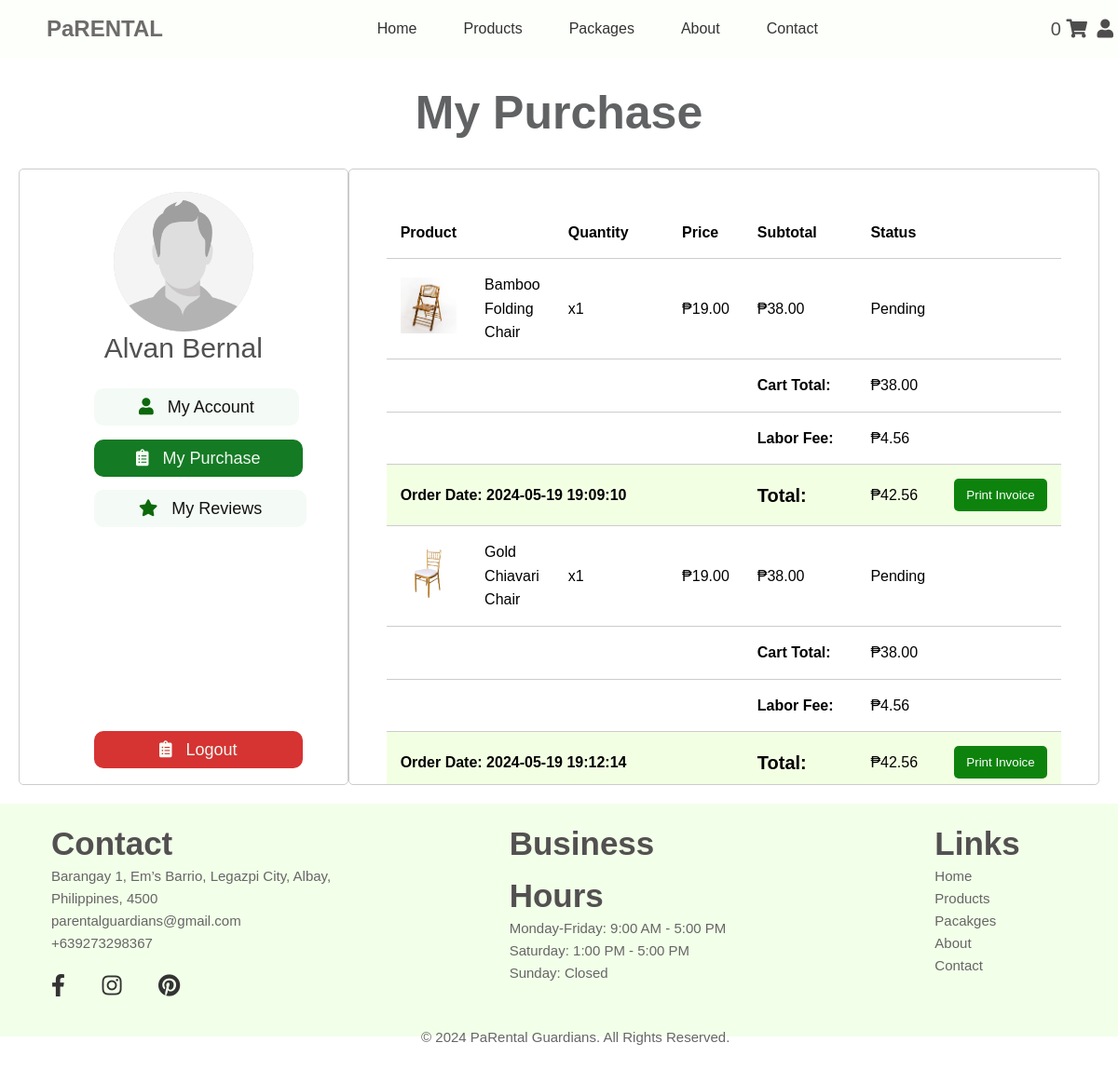
The page /login/purchase.php (signed in) on the database its author committed.
### tables this page shows
CREATE TABLE `users` (
  `id` int(11) NOT NULL,
  `full_name` varchar(100) DEFAULT NULL,
  `phone_number` varchar(20) DEFAULT NULL,
  `address` varchar(255) DEFAULT NULL,
  `email` varchar(100) DEFAULT NULL,
  `password` varchar(250) DEFAULT NULL,
  `image` varchar(100) DEFAULT 'profile.jpg',
  `username` varchar(100) DEFAULT NULL,
  `gender` varchar(50) DEFAULT NULL,
  `birthday` date DEFAULT NULL,
  `password_salt` varchar(255) NOT NULL
);

CREATE TABLE `order_item` (
  `id` int(11) NOT NULL,
  `order_id` int(11) DEFAULT NULL,
  `product_id` int(11) DEFAULT NULL,
  `quantity` int(11) DEFAULT NULL,
  `start_date` date DEFAULT NULL,
  `end_date` date DEFAULT NULL,
  `status` varchar(20) DEFAULT 'Pending',
  `subtotal` decimal(10,2) NOT NULL
);

CREATE TABLE `products` (
  `id` int(11) NOT NULL,
  `name` varchar(100) DEFAULT NULL,
  `category_id` int(11) DEFAULT NULL,
  `price` decimal(10,0) NOT NULL,
  `color` varchar(250) DEFAULT NULL,
  `material` varchar(50) DEFAULT NULL,
  `dimension` varchar(50) DEFAULT NULL,
  `stock` int(11) DEFAULT NULL,
  `reserve` int(11) NOT NULL DEFAULT 0,
  `used` int(11) NOT NULL DEFAULT 0,
  `image` varchar(50) DEFAULT NULL,
  `counter` int(11) NOT NULL DEFAULT 0,
  `total_ratings` int(11) NOT NULL DEFAULT 0
);

CREATE TABLE `orders` (
  `id` int(11) NOT NULL,
  `user_id` int(11) DEFAULT NULL,
  `date` datetime DEFAULT NULL,
  `address` varchar(255) DEFAULT NULL,
  `payment` varchar(50) DEFAULT NULL,
  `price` decimal(10,2) DEFAULT NULL,
  `name` varchar(255) DEFAULT NULL,
  `note` varchar(255) DEFAULT NULL,
  `phone` varchar(20) DEFAULT NULL,
  `email` varchar(255) DEFAULT NULL,
  `confirmation` text NOT NULL DEFAULT 'Unsettled'
);

### login/purchase.php (the view, shortened to what this page needs)
<?php
include "../components/db_connect.php";
if (isset($_SESSION['id'])) {
  $userId = $_SESSION['id'];
  $query = "SELECT * FROM users WHERE id = $userId";
  $result = mysqli_query($conn, $query);
  if ($result && mysqli_num_rows($result) > 0) {
      $row = mysqli_fetch_assoc($result);
      $fullName = $row['full_name'];
      $picture = $row['image'];
  }
  $orderItemsQuery = "
    SELECT
      orders.id AS order_id,
      orders.date AS order_date,
      products.image AS product_image,
      products.name AS product_name,
      products.price AS product_price,
      order_item.quantity AS order_quantity,
      order_item.start_date AS start_date,
      order_item.end_date AS end_date,
      order_item.status AS order_status,
      order_item.subtotal AS subtotal
    FROM
      orders
    JOIN
      order_item ON orders.id = order_item.order_id
    JOIN
      products ON order_item.product_id = products.id
    WHERE
      orders.user_id = $userId
    ORDER BY
      orders.id ASC
  ";
  $orderItemsResult = mysqli_query($conn, $orderItemsQuery);
?>
<!DOCTYPE html>
<html lang="en">
<head>
    <link rel="stylesheet" href="../css/purchase.css" />
    <link
      rel="stylesheet"
      href="https://cdnjs.cloudflare.com/ajax/libs/font-awesome/5.15.4/css/all.min.css"
    />
</head>
<body>
  <?php require '../components/header1.php'; ?>
    <main>
        <div class="banner"><br>
          <h2>My Purchase</h2>
        </div>
        <div class="container">
          <div class="userprofile">
            <div class="avatar">
                <label for="avatar-upload">
                  <img src="../images/users/<?php echo $picture; ?>" alt="Avatar" id="avatar-image" />
                </label>
            </div>
            <br><br><br><br><br>
            <label class="avatarname"><?php echo $fullName; ?></label>
            <br>
            <a class="accountbutton" href="user_profile.php"><i class="fas fa-solid fa-user" ></i> My Account</a><br><br>
            <a class="purchasebutton" href="purchase.php"><i class="fas fa-solid fas fa-clipboard-list"></i> My Purchase</a><br><br>
             <a class="accountbutton" href="reviews.php"><i class="fas fa-regular fa-star"></i> My Reviews</a><br><br><br><br><br><br><br><br><br><br>
            <a class="logoutbutton" href="../index.php"><i class="fas fa-solid fas fa-clipboard-list"></i> Logout</a>
          </div>
          <div class="contact-form scrollable-table">
            <table>
            <thead>
              <tr>
                <th>Product</th>
                <th></th>
                <th>Quantity</th>
                <th>Price</th>
                <th>Subtotal</th>
                <th>Status</th>
                <th></th>
              </tr>
            </thead>
            <tbody>
              <?php
              $total = 0;
              $currentOrderId = null;
              if ($orderItemsResult && mysqli_num_rows($orderItemsResult) > 0) {
                  while ($itemRow = mysqli_fetch_assoc($orderItemsResult)) {
                      if ($itemRow['order_status'] == 'Pending' || $itemRow['order_status'] == 'Processing') {
                          if ($currentOrderId != $itemRow['order_id']) {
                              if ($currentOrderId !== null) {
                                  $laborFee = $total * 0.12;
                                  $overall_total = $total + $laborFee;
                                  echo "
                                  <tr>
                                    <td colspan='3'></td>
                                    <td colspan='1'></td>
                                    <td ><strong>Cart Total:</strong></td>
                                    <td>₱" . number_format($total, 2) . "</td>
                                    <td></td>
                                  </tr>";
                                  echo "
                                  <tr>
                                    <td colspan='3'></td>
                                    <td colspan='1'></td>
                                    <td ><strong>Labor Fee:</strong></td>
                                    <td>₱" . number_format($laborFee, 2) . "</td>
                                    <td></td>
                                  </tr>";
                                  echo "
                                  <tr style='background-color: #f3ffe3;'>
                                    <td colspan='3'><strong>Order Date: " . $orderDate . "</strong></td>
                                    <td colspan='1'></td>
                                    <td class='total'>Total:</td>
                                    <td>₱" . number_format($overall_total, 2) . "</td>
                                    <td><button class='modal-button-confirm' onclick='downloadPDF()'>Print Invoice</button></td>
                                  </tr>";
                                  $total = 0;
                              }
                              $currentOrderId = $itemRow['order_id'];
                              $orderDate = $itemRow['order_date'];
                          }
                          $total += $itemRow['subtotal'];
              ?>
                <tr>
                  <td><img src="../images/products/<?php echo $itemRow['product_image']; ?>" alt="Product Image"></td>
                  <td><?php echo $itemRow['product_name']; ?></td>
                  <td>x<?php echo $itemRow['order_quantity']; ?></td>
                  <td>₱<?php echo number_format($itemRow['product_price'], 2); ?></td>
                  <td>₱<?php echo number_format($itemRow['subtotal'], 2); ?></td>
                  <td><?php echo $itemRow['order_status']; ?></td>
                  <td>
                </td>
              </tr>
              <?php
                      }
                  }
                } else {
                  echo "<tr><td colspan='7'>No orders found</td></tr>";
              }
              ?>
            </tbody>
            </table>
          </div>
        </div>
    </main>
    <?php require '../components/footer.php'; ?>
  </body>
</html>
<?php
}else{
  header("Location: ../login/signin.php?error=You need to login first");
  exit();
}
?>

### components/header1.php (shortened to what this page needs)
<?php
include "../components/db_connect.php";
$cart_count = 0;
if (isset($_SESSION['id'])) {
    $user_id = $_SESSION['id'];
    $sql = "SELECT COUNT(*) AS cart_count FROM cart WHERE user_id = ?";
    if ($stmt = mysqli_prepare($conn, $sql)) {
        mysqli_stmt_bind_param($stmt, "i", $user_id);
        if (mysqli_stmt_execute($stmt)) {
            mysqli_stmt_bind_result($stmt, $cart_count);
        } else {
            echo "Execute failed: " . mysqli_error($conn);
        }
    } else {
        echo "Prepare failed: " . mysqli_error($conn);
    }
} else {
    echo "<script>console.log('User not logged in');</script>";
}
?>
<header>
    <div class="logo">
        <span>PaRENTAL</span>
    </div>
    <div>
        <nav>
            <ul>
                <li><a href="../login/homepage.php">Home</a></li>
                <li class="dropdown">
                    <a href="../login/product_categories.php">Products</a>
                </li>
                <li class="dropdown">
                    <a href="../login/packages.php">Packages</a>
                </li>
                <li><a href="../login/about.php">About</a></li>
                <li><a href="../login/contact.php">Contact</a></li>
            </ul>
        </nav>
    </div>
    <div>
        <a href="../login/cart.php" class="cart-button">
            <span id="cartCount"><?php echo $cart_count; ?></span> <i class="fas fa-shopping-cart"></i>
        </a>
        <a href="../login/user_profile.php" style="text-decoration: none; font-size: 20px; color: #4e4d4d; padding: 5px; display: inline-block;">
            <i class="fas fa-solid fa-user" style="margin-right: 20px;"></i>
        </a>
    </div>
</header>

### components/footer.php (shortened to what this page needs)
<footer>
      <div class="container">
        <div class="contact-info">
  <div class="column">
    <h2 class="contact">Contact</h2>
    <p>Barangay 1, Em’s Barrio, Legazpi City, Albay, Philippines, 4500</p>
    <p>parentalguardians@gmail.com</p>
    <p>+639273298367</p>
     <a href="facebook.com" class="social-icon"><i class="fab fa-facebook-f"></i></a>
  <a href="instagram.com" class="social-icon"><i class="fab fa-instagram"></i></a>
  <a href="pinterest.com" class="social-icon"><i class="fab fa-pinterest"></i></a>
  </div>
  <div class="column">
    <h2 class="business-hours">Business Hours</h2>
    <p class="business-hours">Monday-Friday: 9:00 AM - 5:00 PM</p>
<p class="business-hours">Saturday: 1:00 PM - 5:00 PM</p>
<p class="business-hours">Sunday: Closed</p>
 <p class="copyright">&copy; 2024 PaRental Guardians. All Rights Reserved.</p>
  </div>
  <div class="column">
    <h2 class="links">Links</h2>
    <p class="links" href="#">Home</p>
    <p class="links" href="#">Products</p>
    <p class="links" href="#">Pacakges</p>
    <p class="links" href="#">About</p>
    <p class="links" href="#">Contact</p>
  </div>
</div>
  </div>
    </footer>

### css/purchase.css (style rules this page uses)
body { margin: 0; padding: 0; border: 0; }
header { position: fixed; width: 100%; z-index: 1000; background-color: #fcfffa; color: #fff; padding: 10px 20px; display: flex; justify-content: space-between; align-items: center; }
.logo { color: #6e6b6b; font-size: 24px; font-weight: bold; margin-left: 30px; }
.cart-button { background-color: transparent; border: none; cursor: pointer; margin-left: -40px; font-size: 20px; color: #4e4d4d; margin-left: 20px; }
body { font-family: Arial, sans-serif; line-height: 1.6; }
a { text-decoration: none; color: #333; }
ul { list-style: none; display: flex; justify-content: center; align-items: center; }
img { width: 100%; height: auto; }
.container { display: flex; max-width: 100%; padding: 20px; }
.logo { float: left; }
nav { text-align: center; }
nav ul { list-style-type: none; padding: 0; margin: 0; }
nav ul li { display: inline; margin-right: 50px; }
nav ul li:last-child { margin-right: 0; }
nav li a { color: #333; font-size: 16px; }
main { padding-top: 30px; }
.banner { background-color: #ffffff; padding: 20px; border-radius: 5px; }
.banner h2 { color: rgb(97, 98, 99); font-size: 50px; text-align: center; margin-top: 5px; margin-bottom: -20px; }
footer { height: 250px; background-color: #f2ffe9; }
footer h2 { font-size: 35px; color: #525050; margin-top: -5px; margin-left: 25px; margin-bottom: 10px; }
footer p { color: #666; font-size: 15px; margin-left: 25px; margin-top: -15px; }
.links { cursor: pointer; margin-left: 200px; margin-right: 10px; }
.contact-info { display: flex; justify-content: center; }
.column { flex: 1; padding: 0 10px; }
.business-hours { margin-left: 130px; }
.social-icon { color: #333; font-size: 24px; margin: 0 10px; margin-top: 50px; margin-left: 25px; }
.copyright { margin-top: 45px; text-align: end; }
.contact-form { grid-gap: 20px; width: 800px; height: 580px; margin: auto; padding: 40px; border: 1px solid #ccc; border-radius: 5px; }
.userprofile { width: 300px; height: 580px; margin: auto; padding: 40px; border: 1px solid #ccc; border-radius: 5px; position: relative; }
.avatar { display: flex; width: 150px; height: 150px; border-radius: 50%; background-color: #d1d1d1; overflow: hidden; position: absolute; top: 15%; left: 50%; transform: translate(-50%, -50%); z-index: 1; }
.avatar img { width: 100%; height: 100%; object-fit: cover; }
.avatarname { display: flex; font-size: 30px; top: 50%; text-align: center; justify-content: center; color: #525050; }
.accountbutton { font-size: 18px; color: #131212; cursor: pointer; background-color: #f4faf5; padding: 10px 48px; border-radius: 10px; margin-left: 40px; gap: 20px; }
.accountbutton i { margin-right: 10px; color: rgb(11, 105, 11); }
.purchasebutton { font-size: 18px; color: #eff8f1; cursor: pointer; background-color: #157a24; padding: 10px 45px; border-radius: 10px; margin-left: 40px; gap: 20px; }
.purchasebutton i { margin-right: 10px; color: rgb(245, 255, 245); }
.logoutbutton { font-size: 18px; color: #eff8f1; cursor: pointer; background-color: #d63333; padding: 10px 70px; border-radius: 10px; margin-left: 40px; gap: 20px; }
.logoutbutton i { margin-right: 10px; color: rgb(245, 255, 245); }
table { width: 100%; border-collapse: collapse; }
table td:nth-child(3) { width: 350px; }
.total { font-size: 20px; font-weight: bold; }
table th, table td { padding: 15px; border-bottom: 1px solid #ccc; text-align: left; }
table td .modal-button-confirm { width: 100px; }
.modal-button-confirm { padding: 10px; color: white; background-color: #0d830d; border: none; border-radius: 5px; cursor: pointer; }

### login/purchase.php (style rules this page uses)
.scrollable-table { max-height: 600px; overflow-y: auto; }

### rows shown on the page
users: image (placeholder picture), full_name "Alvan Bernal"
order_item: product.image (picture), product.name "Bamboo Folding Chair", quantity "1", product.price "19.00", subtotal "38.00", status "Pending"
order_item: total "38.00", laborFee "4.56", overall_total "42.56", product.image (picture), product.name "Gold Chiavari Chair", quantity "1", product.price "19.00", subtotal "38.00", status "Pending"
orders: date "2024-05-19 19:09:10"
order_item: total "38.00", laborFee "4.56", overall_total "42.56"
orders: date "2024-05-19 19:12:14"

### other values the page prints
$cart_count "0"
